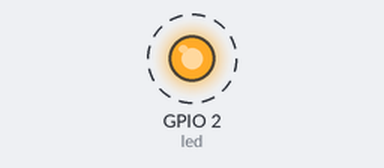
Bench run of a program on a simulated ESP32 board running MicroPython. Shown: output pins drawn as LEDs (lit = HIGH). Dashed ring = blinking. What the program prints to the serial console is not drawn. At 20.0 s the program stops and its outputs stay as they are.

Above: at 0.5 s.
Timing chart, 0 to 4.6 s (numbered marks = the images above):
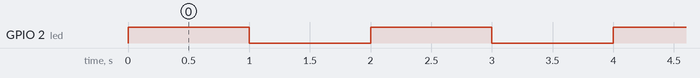

Measured:
- by itself, GPIO 2 (led): alternates HIGH for 1.0 s and LOW for 1.0 s, 20 changes in all, then stays LOW

The program:

HelloWorld.py
```python
#https://gpiocc.github.io/learn/micropython/esp/2020/04/04/martin-ku-getting-started-with-micropython-for-esp32.html
from machine import Pin
from time import sleep

def flash(led, num_of_times):
    for i in range(num_of_times):
        led.on()
        print('ON')
        sleep(1)
        led.off()
        print('OFF')
        sleep(1)

led = Pin(2, Pin.OUT)
flash(led, 10)
```
